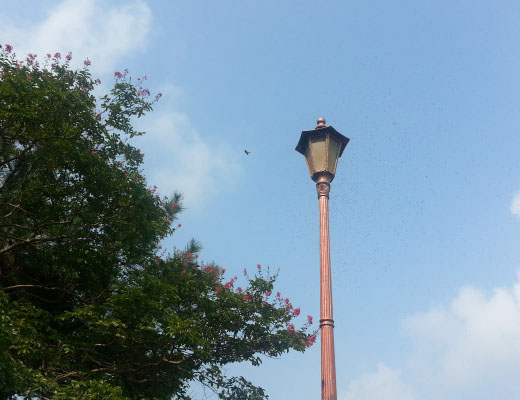
//> input picture image/bit_test.jpg, 520 x 400 px
$ ./예제_5.3.5   (built with g++ and OpenCV 4)
//> lines starting //> are read from the running program, lines starting //| are printed output that depends on the picture; after the words box and inside, x2 and y2 are one past the last pixel; in counts of white or black regions, pixels touching at a corner belong together; pictures that were not available may be replaced by others from this repository, and a replacement may not be noted
#include <opencv2/opencv.hpp>
using namespace cv;
using namespace std;
int main()
{
    Mat image = imread("../../image/bit_test.jpg", IMREAD_COLOR);
//> image is the input picture: 400 rows x 520 cols, CV_8UC3; mean B, G, R 162.2, 145.2, 119.8
    Mat logo = imread("../../image/logo.jpg", IMREAD_COLOR);
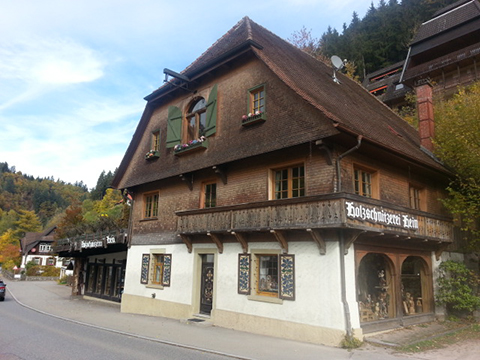
//> input picture image/affine_test.jpg, 480 x 360 px, given in place of logo.jpg, which was not available
//> logo is the input picture: 360 rows x 480 cols, CV_8UC3; mean B, G, R 121.7, 127.7, 130.5
    Mat logo_th, masks[5], background, foreground, dst;
    CV_Assert(image.data && logo.data);

    threshold(logo, logo_th, 70, 255, THRESH_BINARY);
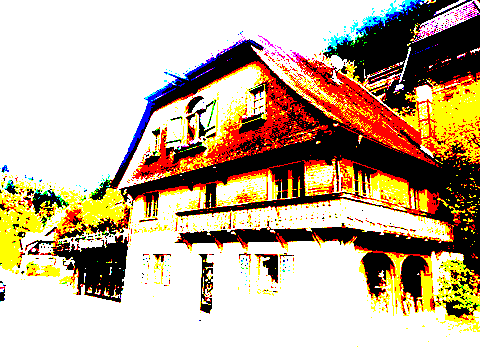
//> logo_th: 360 rows x 480 cols, CV_8UC3; mean B, G, R 152.1, 176, 196
    split(logo_th, masks);
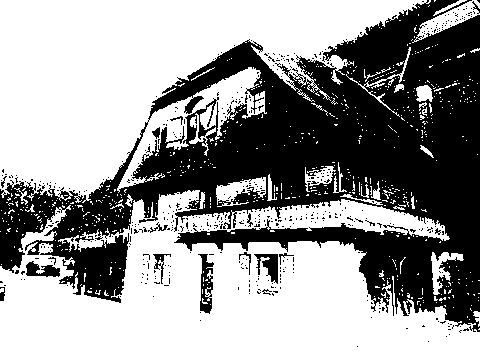
//> masks[0]: 360 rows x 480 cols, CV_8UC1; 59.6% white; 490 black regions (474 under 20 px), largest, box (x1, y1, x2, y2) and area: (0, 0, 480, 332) 66744, (198, 254, 214, 314) 500, (254, 254, 278, 284) 381
//> masks[1]: 360 rows x 480 cols, CV_8UC1; 69% white; 611 black regions (579 under 20 px), largest, box (x1, y1, x2, y2) and area: (90, 0, 480, 315) 45364, (25, 205, 130, 303) 3647, (18, 189, 69, 217) 471
//> masks[2]: 360 rows x 480 cols, CV_8UC1; 76.9% white; 652 black regions (593 under 20 px), largest, box (x1, y1, x2, y2) and area: (90, 39, 480, 276) 20733, (323, 0, 480, 115) 9002, (53, 235, 128, 302) 2579

    bitwise_or(masks[0], masks[1], masks[3]);
//> masks[3]: 360 rows x 480 cols, CV_8UC1; 69.9% white; 613 black regions (581 under 20 px), largest, box (x1, y1, x2, y2) and area: (90, 0, 480, 315) 43956, (25, 205, 130, 303) 3634, (23, 189, 69, 217) 443
    bitwise_or(masks[2], masks[3], masks[3]);
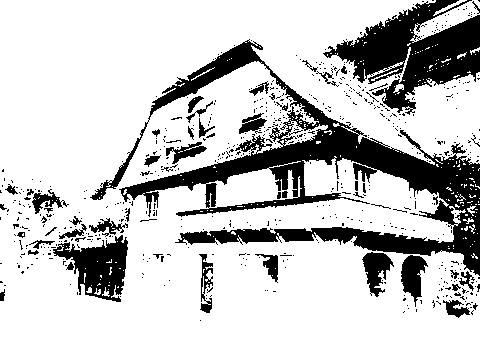
//> masks[3]: 360 rows x 480 cols, CV_8UC1; 78.2% white; 621 black regions (566 under 20 px), largest, box (x1, y1, x2, y2) and area: (90, 39, 480, 276) 19877, (323, 0, 480, 115) 8089, (53, 235, 128, 302) 2562
    bitwise_not(masks[3], masks[4]);

    Point center1 = image.size()/2;
//> center1 = Point(260, 200)
    Point center2 = logo.size()/2;
//> center2 = Point(240, 180)
    Point start = center1 - center2;
//> start = Point(20, 20)
    Rect roi(start, logo.size());
//> roi = Rect(20, 20, 480, 360)

    bitwise_and(logo, logo, foreground, masks[3]);
    bitwise_and(image(roi), image(roi), background, masks[4]);
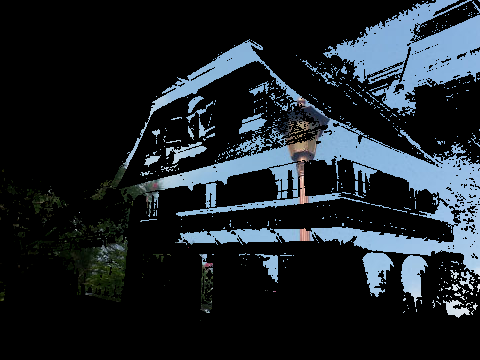
//> background: 360 rows x 480 cols, CV_8UC3; mean B, G, R 41.4, 35.5, 28.2

    add(background, foreground, dst);
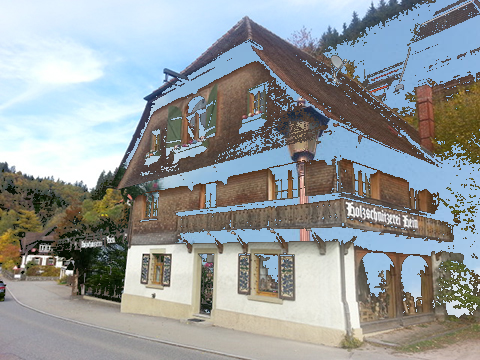
//> dst: 360 rows x 480 cols, CV_8UC3; mean B, G, R 156, 154.7, 148.8
    dst.copyTo(image(roi));
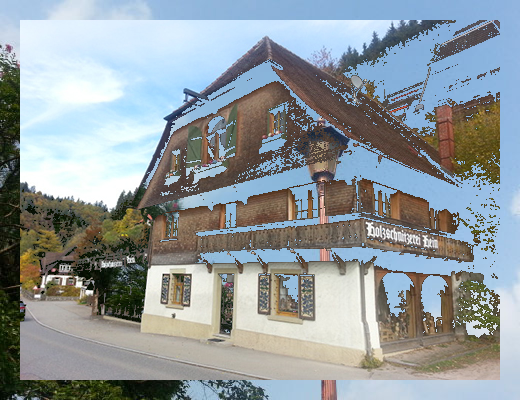
//> image: 400 rows x 520 cols, CV_8UC3; mean B, G, R 157.2, 153.6, 145

    imshow("background", background);
    imshow("foreground", foreground);
    imshow("dst", dst);
    imshow("image", image);
    waitKey();
    return 0;
}
